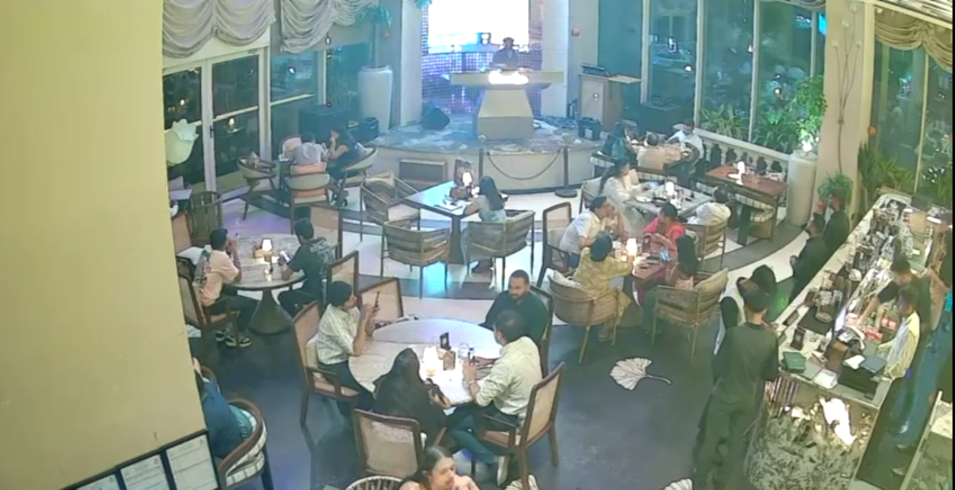
#> input picture sample.png, 1910 x 979 px (shown at 1/2 size)
$ python table_zone_editor.py
#> lines starting #> are read from the running program, lines starting #| are printed output that depends on the picture; after the words box and inside, x2 and y2 are one past the last pixel; in counts of white or black regions, pixels touching at a corner belong together
#> in main, base_img is the input picture: shape (979, 1910, 3); mean B, G, R 129.6, 144.7, 132.1
#| [Editor] Image: sample.png  (1910x979)
"""
table_zone_editor.py — The Mapmaker

STORY METAPHOR:
In our restaurant story, this file is "The Mapmaker".
Before the pipeline starts watching the video, we must define exactly where the tables are.

This is a GUI utility tool that opens the reference image (sample.png),
and lets the engineer click to draw polygons (invisible fences) around each table.
Once drawn, it writes these coordinates directly back into the "Rule Book" (config.py).
"""

from __future__ import annotations

import ast
import re
import sys
from copy import deepcopy
from pathlib import Path

import cv2
import numpy as np

# ─────────────────────────────────────────────
# 📥 LOAD CURRENT bluePRINT CONFIGS
# ─────────────────────────────────────────────
try:
    import config
    TABLE_ZONES = deepcopy(config.TABLE_ZONES)
    IMAGE_PATH = "sample.png"
except ImportError:
    sys.exit("[ERROR] config.py not found. Run from the project root directory.")


# ─────────────────────────────────────────────
# 🖱️ MOUSE INTERACTION STATE VARIABLES
# ─────────────────────────────────────────────
current_points: list[tuple[int, int]] = []
editing_done   = False


# [14 lines left out: function mouse_callback, not called in this run]


# ─────────────────────────────────────────────
# 🎨 GUI RENDERING LOGIC
# ─────────────────────────────────────────────

def draw_state(base_img: np.ndarray, table_id: str, points: list, defined_zones: dict) -> np.ndarray:
    """
    Renders the current visual status on top of the reference image.
    Draws existing zones, the active editing zone, mouse clicks, and HUD instructions.
    """
#> called with table_id = 'T1'
    frame = base_img.copy()

    # Draw previously defined zones (drawn faded so they don't distract the user)
    for tid, info in defined_zones.items():
        poly = info["polygon"]
        color = info["color"]
        overlay = frame.copy()
        cv2.fillPoly(overlay, [poly], color)
        cv2.addWeighted(overlay, 0.15, frame, 0.85, 0, frame)
        cv2.polylines(frame, [poly], True, color, 2)
        cx, cy = int(poly[:, 0].mean()), int(poly[:, 1].mean())
        cv2.putText(frame, tid, (cx - 10, cy + 5),
                    cv2.FONT_HERSHEY_SIMPLEX, 0.65, color, 2, cv2.LINE_AA)

    # Draw the current active polygon we are editing right now
    color = TABLE_ZONES[table_id]["color"]
    if len(points) >= 2:
        pts = np.array(points, dtype=np.int32)
        cv2.polylines(frame, [pts], isClosed=False, color=color, thickness=2)
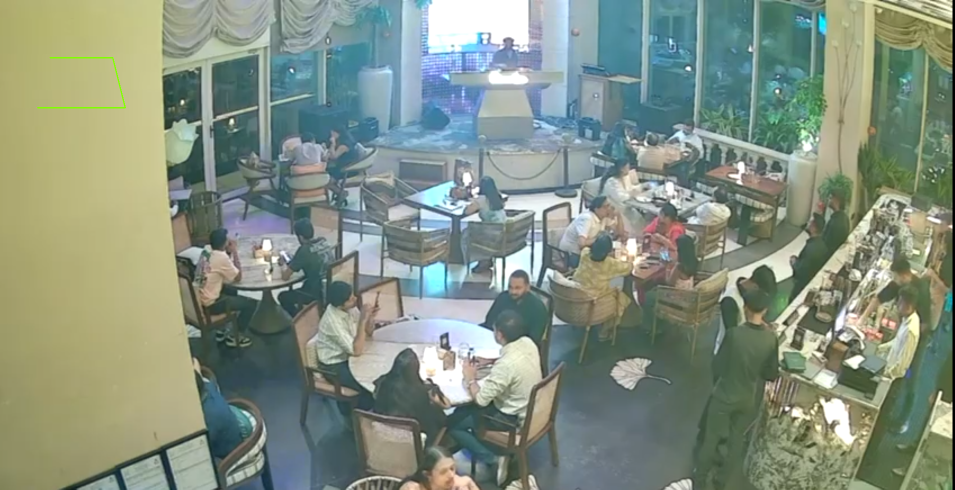
#> frame: shape (979, 1910, 3) (shown at 1/2 size); 0.06% of pixels changed, all inside (x1, y1, x2, y2) = (74, 114, 252, 217)
    if len(points) >= 3:
        pts = np.array(points, dtype=np.int32)
        overlay = frame.copy()
        cv2.fillPoly(overlay, [pts], color)
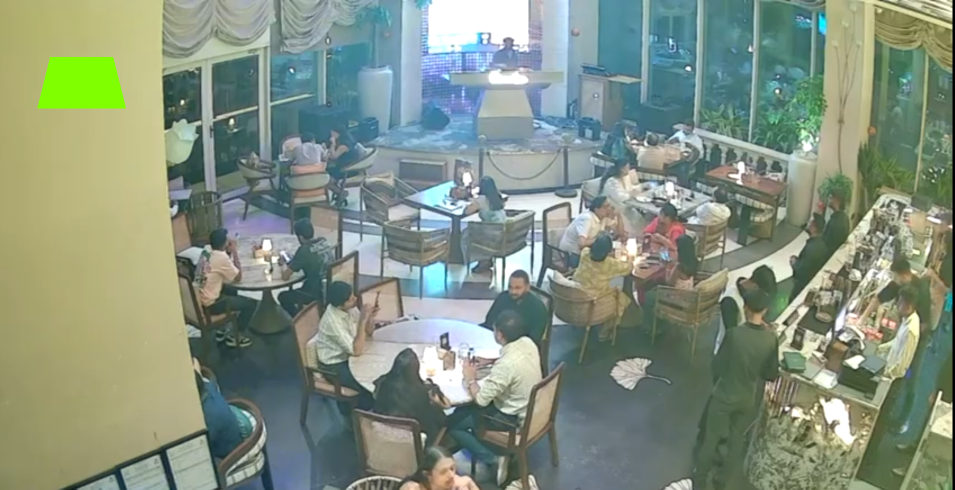
#> overlay: shape (979, 1910, 3) (shown at 1/2 size); 0.77% of pixels changed, all inside (x1, y1, x2, y2) = (75, 117, 249, 214)
        cv2.addWeighted(overlay, 0.3, frame, 0.7, 0, frame)
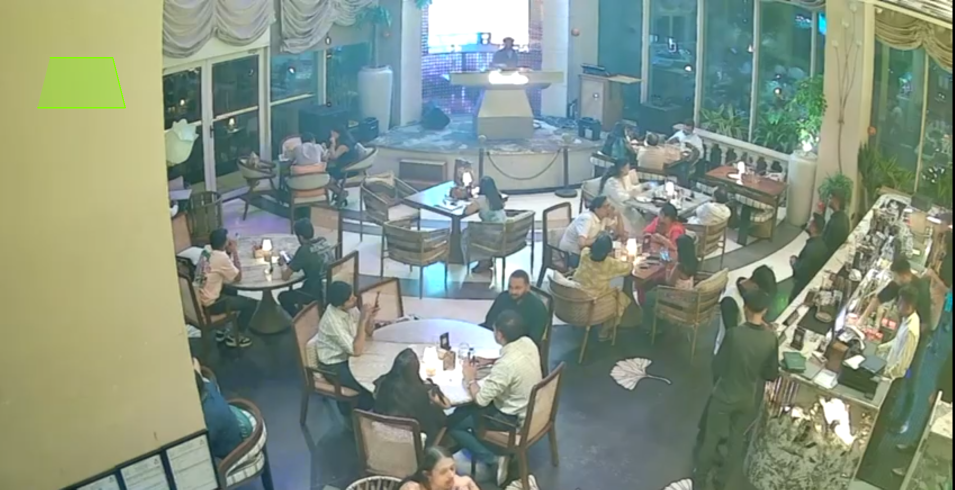
#> frame: shape (979, 1910, 3) (shown at 1/2 size); 0.77% of pixels changed, all inside (x1, y1, x2, y2) = (75, 117, 249, 214)
        cv2.polylines(frame, [pts], isClosed=True, color=color, thickness=2)
#> frame: shape (979, 1910, 3); 0.01% of pixels changed, all inside (x1, y1, x2, y2) = (74, 116, 101, 215)

    # Draw small circle dots at each mouse click point
    for pt in points:
        cv2.circle(frame, pt, 5, color, -1)
        cv2.circle(frame, pt, 5, (255, 255, 255), 1)
#> frame: shape (979, 1910, 3); mean B, G, R 129.2, 144.9, 131.9

    # Draw instructions list text overlay
    instructions = [
        f"Editing: {table_id} ({TABLE_ZONES[table_id]['name']})",
        "Left Click: add vertex | Right Click: undo vertex",
        "N: save & next table | R: reset | S: save all | Q: quit",
        f"Vertices: {len(points)}  (need >= 3)",
    ]
    y = 20
    for line in instructions:
        cv2.putText(frame, line, (10, y),
                    cv2.FONT_HERSHEY_SIMPLEX, 0.55, (220, 220, 255), 1, cv2.LINE_AA)
        y += 22
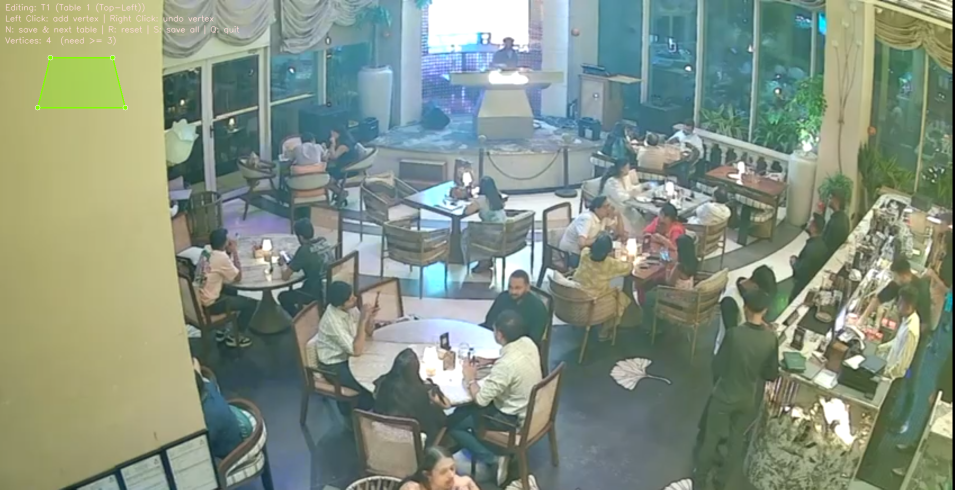
#> frame: shape (979, 1910, 3) (shown at 1/2 size); mean B, G, R 129.3, 145, 132.1
#> after the loop, y = 108

    return frame


# ─────────────────────────────────────────────
# 💾 UPDATE RULE BOOK CONFIGS
# ─────────────────────────────────────────────

# [32 lines left out: function save_zones_to_config, not called in this run]


# ─────────────────────────────────────────────
# 🏁 APPLICATION INITIALIZER
# ─────────────────────────────────────────────

def main():
    global current_points

    import argparse
    parser = argparse.ArgumentParser(description="Interactive table zone editor")
    parser.add_argument("--image", default=IMAGE_PATH, help="Reference image path")
    args = parser.parse_args()

    # Load reference image using OpenCV
    base_img = cv2.imread(args.image)
    if base_img is None:
        sys.exit(f"[ERROR] Cannot load image: {args.image}")

    print(f"[Editor] Image: {args.image}  ({base_img.shape[1]}x{base_img.shape[0]})")
    print("[Editor] Starting interactive table zone editor...")

    table_ids = list(TABLE_ZONES.keys())
    defined_zones: dict = {}  # Store zones confirmed during this editor session

    # Setup the OpenCV GUI window
    cv2.namedWindow("Table Zone Editor", cv2.WINDOW_NORMAL)
    cv2.resizeWindow("Table Zone Editor", 1280, 720)
    cv2.setMouseCallback("Table Zone Editor", mouse_callback)

    idx = 0
    while idx < len(table_ids):
        tid = table_ids[idx]

        # Load the existing coordinates as points to start editing
        current_points = list(map(tuple, TABLE_ZONES[tid]["polygon"].tolist()))
        print(f"\n[Editor] Now editing: {tid} — {TABLE_ZONES[tid]['name']}")

        while True:
            # Draw frame
            frame = draw_state(base_img, tid, current_points, defined_zones)
            cv2.imshow("Table Zone Editor", frame)

            # Read key presses (wait 20 milliseconds)
            key = cv2.waitKey(20) & 0xFF
#> (key q is pressed here)

            # Key "N" saves current zone and advances to editing the next table
            if key == ord("n") or key == ord("N"):
                if len(current_points) >= 3:
                    TABLE_ZONES[tid]["polygon"] = np.array(current_points, dtype=np.int32)
                    defined_zones[tid] = TABLE_ZONES[tid]
                    print(f"  Saved {tid}: {current_points}")
                    idx += 1
                    break
                else:
                    print(f"  [!] Need at least 3 vertices. Currently: {len(current_points)}")

            # Key "R" resets/clears active points so you can start drawing this table again
            elif key == ord("r") or key == ord("R"):
                current_points = []
                print(f"  Reset {tid}")

            # Key "S" saves all progress immediately and exits the program
            elif key == ord("s") or key == ord("S"):
                if len(current_points) >= 3:
                    TABLE_ZONES[tid]["polygon"] = np.array(current_points, dtype=np.int32)
                    defined_zones[tid] = TABLE_ZONES[tid]
                # Keep remaining unchanged tables as-is
                for remaining_tid in table_ids[idx + 1:]:
                    defined_zones[remaining_tid] = TABLE_ZONES[remaining_tid]

                save_zones_to_config(TABLE_ZONES)
                cv2.destroyAllWindows()
                print("[Editor] All zones saved. Exiting.")
                return

            # Key "Q" exits immediately without saving anything
            elif key == ord("q") or key == ord("Q"):
                print("[Editor] Quit without saving.")
                cv2.destroyAllWindows()
                return

    # Auto-save after completing all table polygons
    save_zones_to_config(TABLE_ZONES)
    cv2.destroyAllWindows()
    print("[Editor] All zones defined and saved.")


if __name__ == "__main__":
    main()
